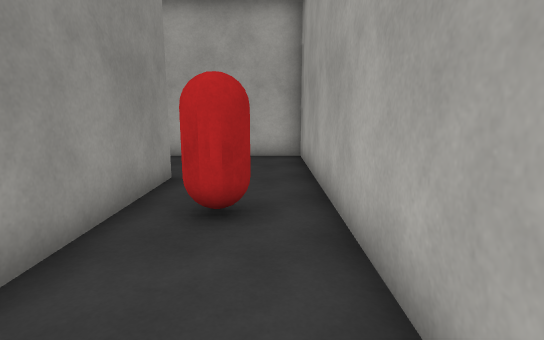
view 1 (above)

22 first-person views from a walk through a scene from a Unity 3-D project. The camera is 1.5 m above the floor, tilts 10° down and sees 80° across. The floor is counted in squares, 1 m on a side. Each view is taken from the middle of a square. On the plan, view 1 faces up. The plan holds only what a view shows up to about 15 squares ahead; the rest is blank. The place goes on beyond the plan. The player character is not drawn. Surface patterns are stand-ins for the level's own textures.

view 2
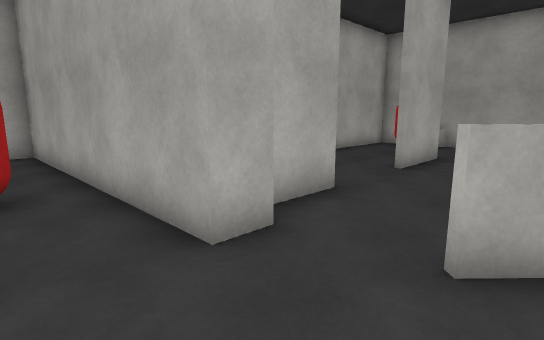

view 3
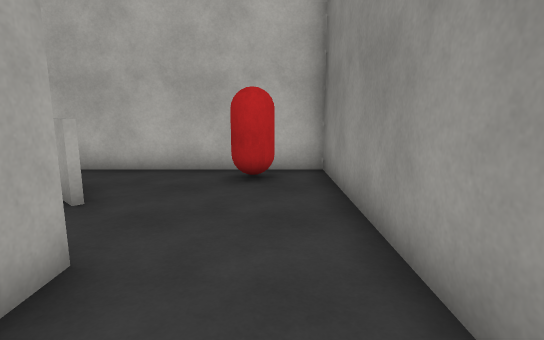

view 4
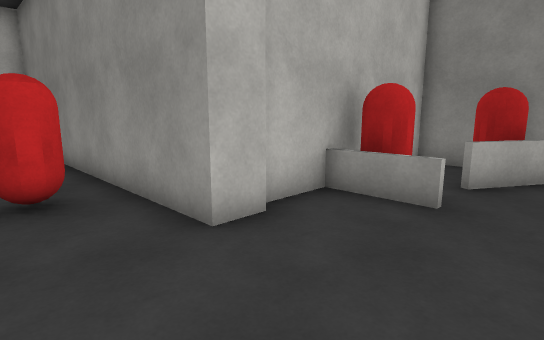

view 5
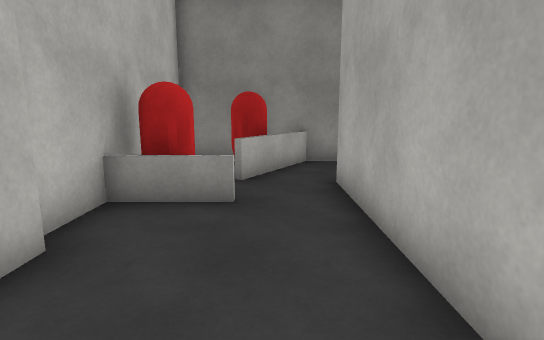

view 6
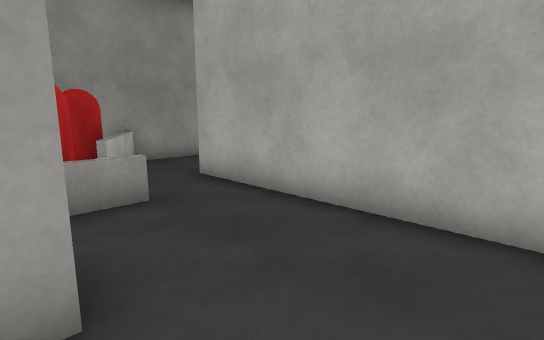

view 7
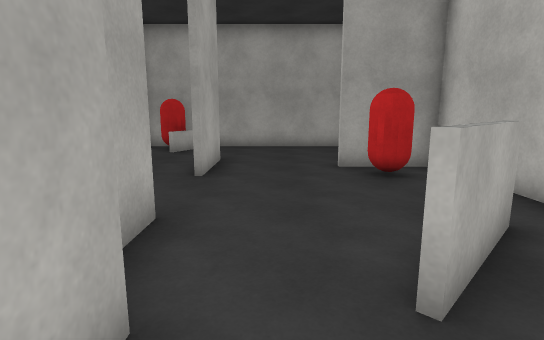

view 8
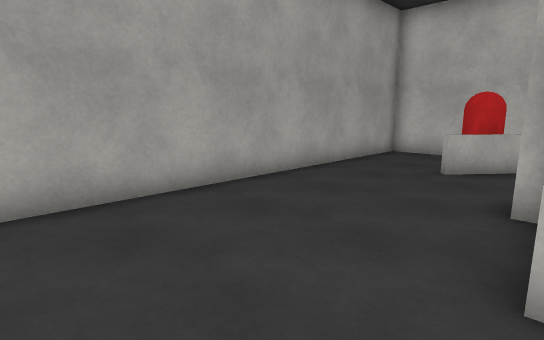

view 9
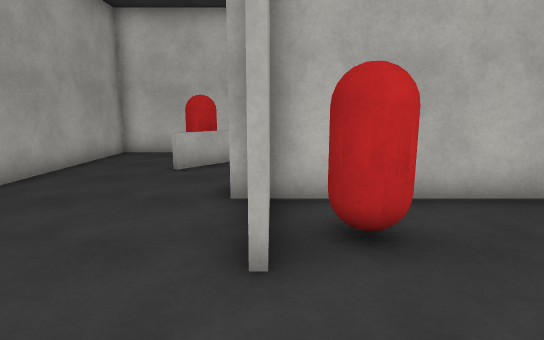

view 10
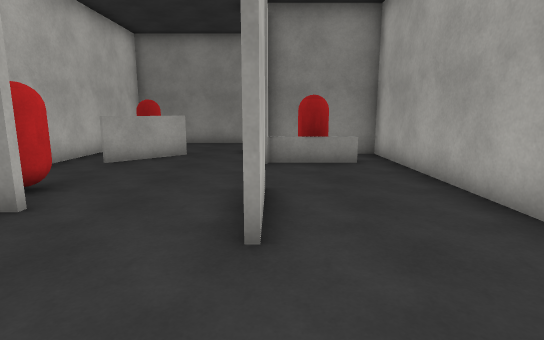

view 11
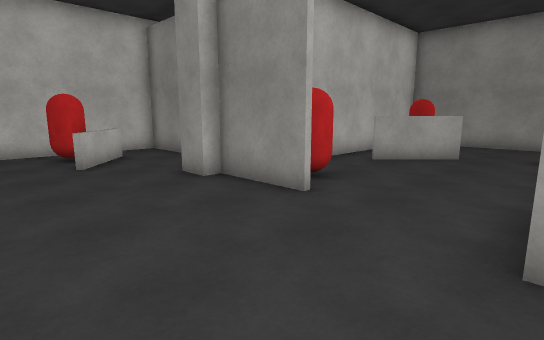

view 12
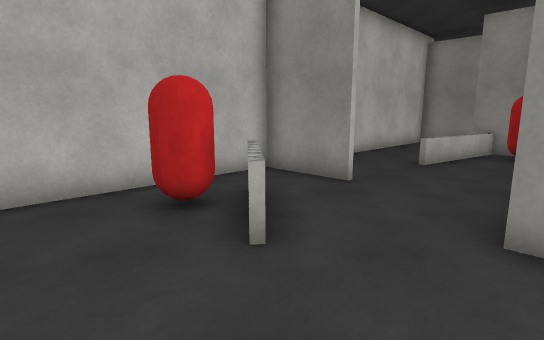

view 13
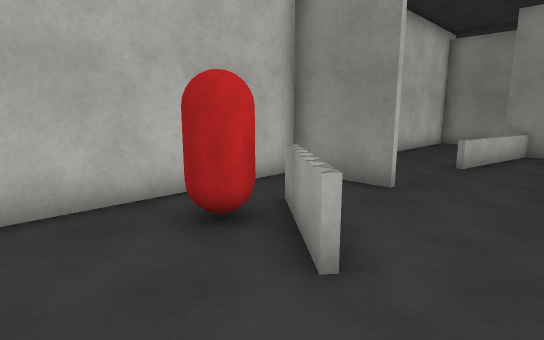

view 14
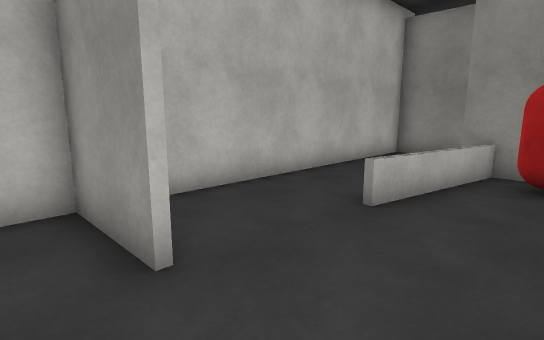

view 15
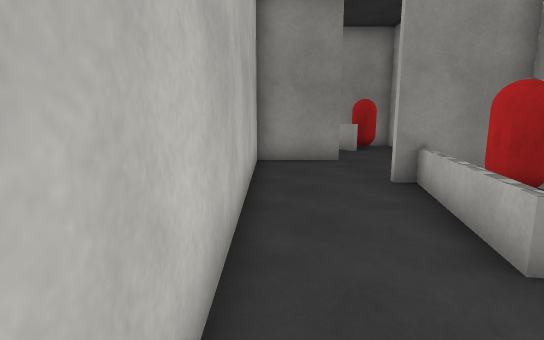

view 16
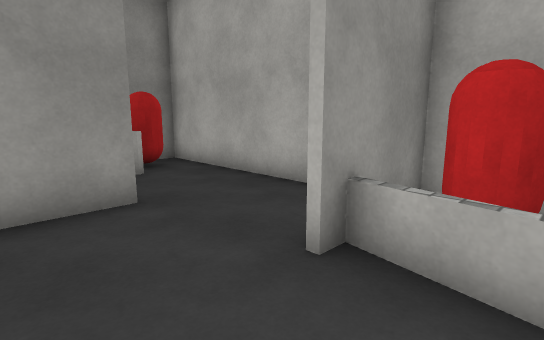

view 17
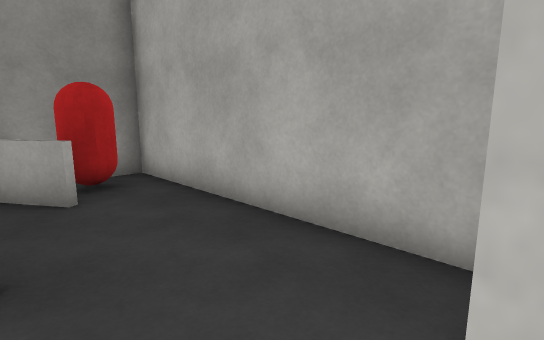

view 18
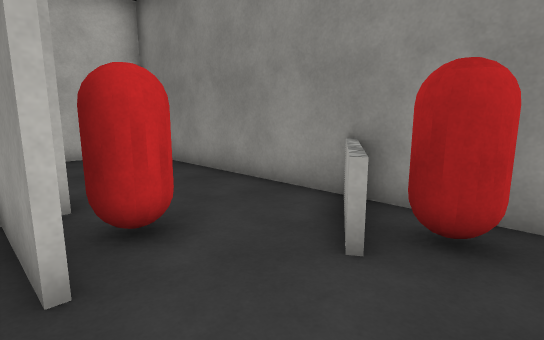

view 19
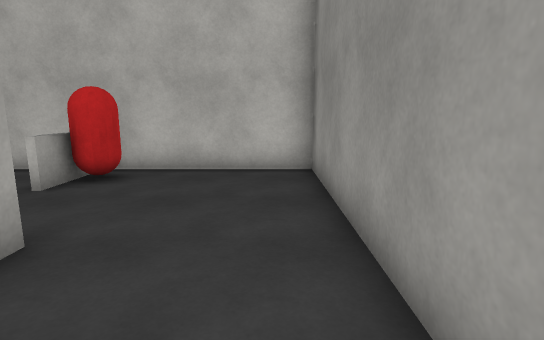

view 20
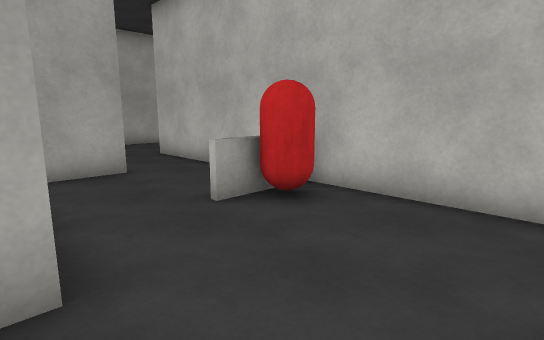

view 21
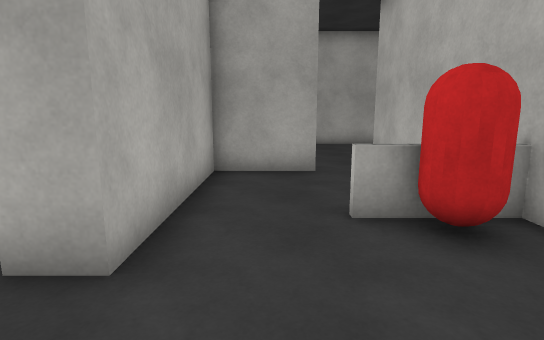

view 22
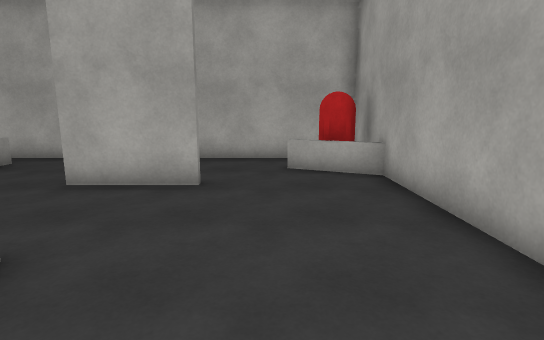

### Floor plan
Ten units are one square. View 1 is at (0, 0); x grows to the right and y downward. Boxes are objects, and circles mark ways between rooms. Rooms are numbered by the first view taken in them; rooms with no view inside come last. Other rooms are left out.
<svg viewBox="-107 -125 260 306">
<path fill="none" stroke="#000" d="M-34 -75 -24 -75 -24 46 25 46M10 -10 10 -114 -71 -114M-70 -72 -36 -72M35 25 21 12M-102 -100 -102 -72M-54 -94 -54 -71M-79 -98 -71 -93M92 19 92 46M105 -17 76 -17M90 46 90 19M76 -19 105 -19M45 -17 26 -17M42 32 35 25M136 -58 35 -58M22 11 43 30M21 -10 10 -10M25 46 97 46 97 56M104 115 147 115 147 -58M148 -27 124 -38M117 76 99 98M42 -46 42 -19M1 56 1 84M-6 56 -81 56 -81 80M-34 88 -34 115 65 115M42 86 0 78M0 76 42 85M97 97 116 75M-25 176 -25 151M14 152 14 125 -42 125 -42 115M-58 77 -81 92M-81 80 -81 176 16 176M77 88 77 115 104 115M35 -58 20 -58 20 -19M-102 -116 -102 -100M-102 -111 -79 -98"/>
<rect x="-95" y="-95" width="10" height="10" fill="#bbb"><title>other object</title></rect>
<rect x="-75" y="-85" width="20" height="10" fill="#bbb"><title>other object</title></rect>
<rect x="-15" y="25" width="20" height="20" fill="#bbb"><title>other object</title></rect>
<rect x="-15" y="-55" width="10" height="10" fill="#bbb"><title>other object</title></rect>
<rect x="75" y="25" width="10" height="10" fill="#bbb"><title>other object</title></rect>
<rect x="105" y="85" width="20" height="20" fill="#bbb"><title>other object</title></rect>
<rect x="135" y="-45" width="10" height="10" fill="#bbb"><title>other object</title></rect>
<rect x="-75" y="65" width="10" height="10" fill="#bbb"><title>other object</title></rect>
<rect x="5" y="55" width="10" height="20" fill="#bbb"><title>other object</title></rect>
<rect x="-55" y="95" width="20" height="10" fill="#bbb"><title>other object</title></rect>
<rect x="-35" y="155" width="10" height="20" fill="#bbb"><title>other object</title></rect>
<rect x="25" y="-45" width="10" height="20" fill="#bbb"><title>other object</title></rect>
<circle cx="23" cy="17" r="3" fill="#2a7"/>
<circle cx="-70" cy="-110" r="3" fill="#2a7"/>
<circle cx="95" cy="65" r="3" fill="#2a7"/>
<circle cx="100" cy="110" r="3" fill="#2a7"/>
<circle cx="40" cy="-50" r="3" fill="#2a7"/>
<circle cx="-45" cy="80" r="3" fill="#2a7"/>
<circle cx="90" cy="95" r="3" fill="#2a7"/>
<text x="-20" y="-50">1</text>
<text x="100" y="10">2</text>
<text x="20" y="90">3</text>
<text x="-40" y="140">4</text>
<text x="90" y="100">5</text>
<text x="30" y="-40">6</text>
<text x="-90" y="-110">7</text>
</svg>
Room 1 opens to room 2. Room 1 opens to room 7. Room 2 opens to room 3. Room 2 opens to room 5. Room 2 opens to room 6. Room 3 opens to room 4. Room 3 opens to room 5.

Where each view was taken, in squares from view 1:
view 1: 0 up, 0 right, facing up
view 2: 2 down, 1 left, facing up-right
view 3: 4 up, 1 left, facing down
view 4: 11 up, 0 right, facing down-left
view 5: 10 up, 0 right, facing left
view 6: 7 up, 0 right, facing up-left
view 7: 0 up, 0 right, facing right
view 8: 1 up, 9 right, facing down-right
view 9: 1 up, 9 right, facing down
view 10: 2 up, 14 right, facing left
view 11: 2 up, 14 right, facing down-left
view 12: 5 down, 14 right, facing down-left
view 13: 6 down, 14 right, facing down-left
view 14: 6 down, 9 right, facing down-left
view 15: 11 down, 7 right, facing left
view 16: 11 down, 2 right, facing up-left
view 17: 9 down, 0 right, facing up-left
view 18: 6 down, 3 left, facing down-left
view 19: 9 down, 7 left, facing down
view 20: 12 down, 7 left, facing down-right
view 21: 14 down, 7 left, facing right
view 22: 5 down, 12 right, facing up
